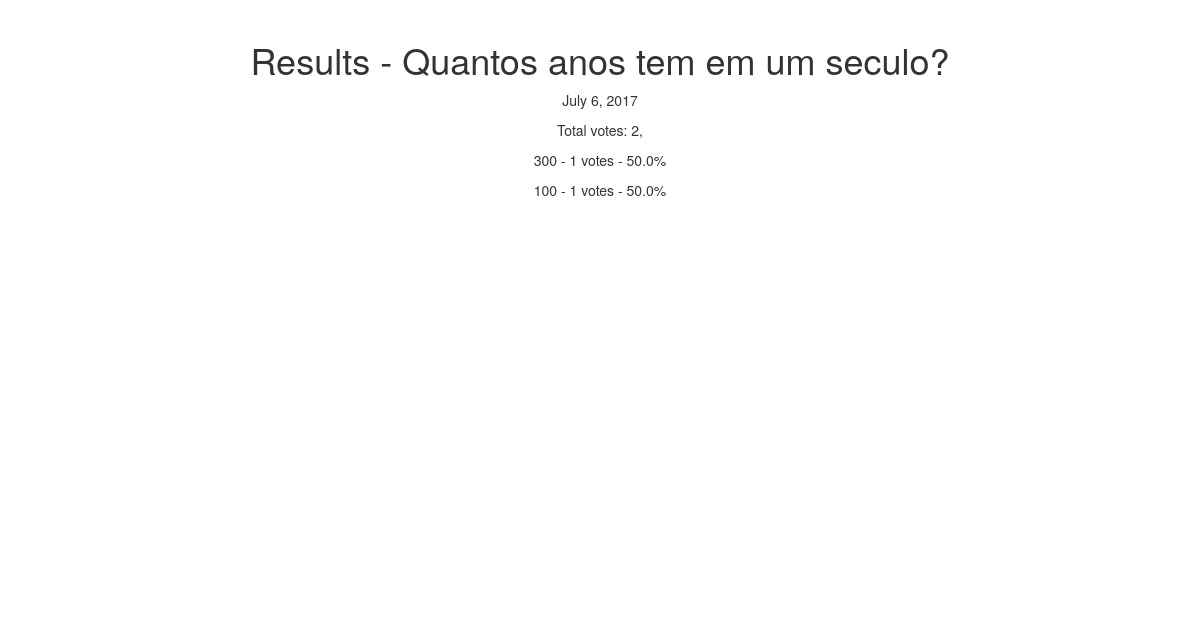
The app's page /question/2/results, older data.
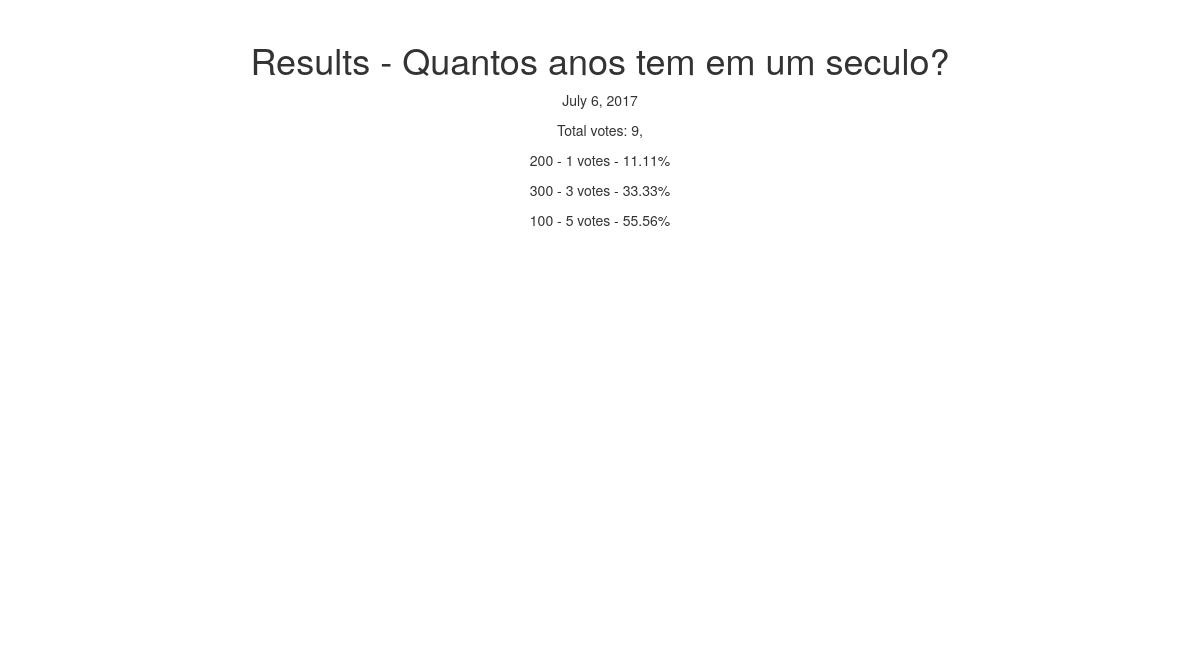
The same page, newer data.
### pool/models.py (models this page shows, shortened)
class Choice(models.Model):
	question = models.ForeignKey(Question, null=True, blank=True, on_delete=models.CASCADE, related_name='choices')
	choice_text = models.CharField(max_length=500)
	votes = models.IntegerField(default=0)
	@property
	def percent_prop(self):
		total_votes = self.question.choices.aggregate(soma = Sum('votes'))
		return round(float(self.votes) / total_votes['soma'] * 100, 2)

class Question(models.Model):
	question_text = models.CharField(max_length=500)
	closed = models.BooleanField(default=False)
	pub_date = models.DateField(auto_now_add=True)

### pool/views.py (the view)
# urls.py: url(r'^question/(?P<question_id>\d+)/results$', views.results, name='results'),
def results(request, question_id):
	question = Question.objects.get(id=question_id)
	total_votes = question.choices.aggregate(soma = Sum('votes'))
	choices = question.choices.annotate(percent= Cast('votes', FloatField()) / total_votes['soma'] * 100)
	return render(request, 'results.html', {'question': question, 'total_votes':total_votes, 'choices':choices})

### pool/templates/results.html (shortened to what this page needs)
{% load staticfiles%}
<!DOCTYPE html>
<html>
<head>
	<link href="{% static 'styles/bootstrap.css' %}" rel="stylesheet">
	<link href="{% static 'styles/main.css' %}" rel="stylesheet">
</head>
<body>
	<div class="container text-center">
		<h1>Results - {{question.question_text}}</h1>
		<p>{{question.pub_date}}</p>
		<p>Total votes: {{total_votes.soma}}, {{question.number}}</p>
		{% for choice in choices.all %}
			<p>{{choice.choice_text}} - {{choice.votes}} votes - {{choice.percent_prop}}%</p>
		{% endfor %}
		<div id="container" style="min-width: 310px; height: 400px; max-width: 600px; margin: 0 auto"></div>
	</div>
</body>
</html>

Row changes from the older to the newer data that the page shows:
now on this page (row edited): Choice: choice_text "200", votes "1", percent_prop "11.11"
changed Choice (number 2 of 3 on the later page): votes "1" → "3"; percent_prop "50.0" → "33.33"
changed Choice (number 3 of 3 on the later page): votes "1" → "5"; percent_prop "50.0" → "55.56"
Text that changed along with them:
{{ total_votes.soma }}: "2" → "9"
